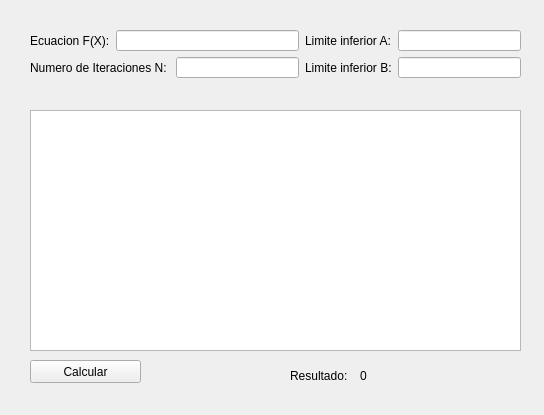
<?xml version="1.0" encoding="UTF-8"?>
<ui version="4.0">
 <class>WSimpson</class>
 <widget class="QMainWindow" name="WSimpson">
  <property name="geometry">
   <rect>
    <x>0</x>
    <y>0</y>
    <width>544</width>
    <height>415</height>
   </rect>
  </property>
  <property name="windowTitle">
   <string>MainWindow</string>
  </property>
  <widget class="QWidget" name="centralwidget">
   <widget class="QTextEdit" name="teProcedimiento">
    <property name="geometry">
     <rect>
      <x>30</x>
      <y>110</y>
      <width>491</width>
      <height>241</height>
     </rect>
    </property>
   </widget>
   <widget class="QLabel" name="label_5">
    <property name="geometry">
     <rect>
      <x>290</x>
      <y>360</y>
      <width>61</width>
      <height>31</height>
     </rect>
    </property>
    <property name="text">
     <string>Resultado: </string>
    </property>
   </widget>
   <widget class="QLabel" name="lbResultado">
    <property name="geometry">
     <rect>
      <x>360</x>
      <y>360</y>
      <width>161</width>
      <height>31</height>
     </rect>
    </property>
    <property name="text">
     <string>0</string>
    </property>
   </widget>
   <widget class="QPushButton" name="pbCalcular">
    <property name="geometry">
     <rect>
      <x>30</x>
      <y>360</y>
      <width>111</width>
      <height>23</height>
     </rect>
    </property>
    <property name="text">
     <string>Calcular</string>
    </property>
   </widget>
   <widget class="QWidget" name="layoutWidget">
    <property name="geometry">
     <rect>
      <x>30</x>
      <y>30</y>
      <width>491</width>
      <height>48</height>
     </rect>
    </property>
    <layout class="QGridLayout" name="gridLayout">
     <item row="0" column="0">
      <widget class="QLabel" name="label">
       <property name="text">
        <string>Ecuacion F(X):</string>
       </property>
      </widget>
     </item>
     <item row="0" column="1" colspan="2">
      <widget class="QLineEdit" name="leFX"/>
     </item>
     <item row="0" column="3">
      <widget class="QLabel" name="label_2">
       <property name="text">
        <string>Limite inferior A:</string>
       </property>
      </widget>
     </item>
     <item row="0" column="4">
      <widget class="QLineEdit" name="leA"/>
     </item>
     <item row="1" column="0" colspan="2">
      <widget class="QLabel" name="label_4">
       <property name="text">
        <string>Numero de Iteraciones N: </string>
       </property>
      </widget>
     </item>
     <item row="1" column="2">
      <widget class="QLineEdit" name="leN"/>
     </item>
     <item row="1" column="3">
      <widget class="QLabel" name="label_3">
       <property name="text">
        <string>Limite inferior B:</string>
       </property>
      </widget>
     </item>
     <item row="1" column="4">
      <widget class="QLineEdit" name="leB"/>
     </item>
    </layout>
   </widget>
  </widget>
 </widget>
 <resources/>
 <connections/>
</ui>
